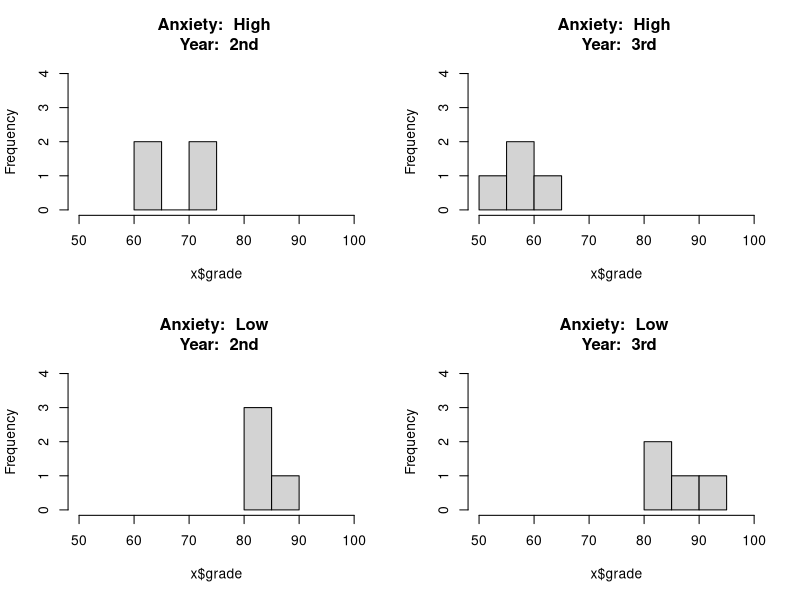

Reproduce this figure in R. (Note: this script raises an error after producing the figure.)
#...Enter the data from class
sj = seq(1,16,1)
anxiety = c(rep("High",8),rep("Low",8))
year = c(rep("2nd",4),rep("3rd",4),rep("2nd",4),rep("3rd",4))
grade = c(64,72,63,73,51,61,56,60,84,82,80,90,88,93,84,83)

# Build our Data Object
dataFile = data.frame(sj,anxiety,year,grade)

#...check to see if variables are classified properly
str(dataFile)

#convert sj to a factor
dataFile$sj = factor(dataFile$sj)


head(dataFile, n=16)


#...EXAMINE DATA

#...descriptives
library(psych)
describeBy(dataFile$grade,list(dataFile$year,dataFile$anxiety), mat=TRUE, digits=1)
describeBy(dataFile$grade,list(dataFile$year), mat=TRUE, digits=1)
describeBy(dataFile$grade,list(dataFile$anxiety), mat=TRUE, digits=1)


#...histograms
par(mfrow=c(2,2))  #levels of IV1, #levels of IV2
by(dataFile, 
   list(dataFile$year,dataFile$anxiety), #IV1, IV2
   function(x) hist(x$grade, 
                    main=paste("Anxiety: ", 
                               unique(x$anxiety),
                               "\n",
                               "Year: ", 
                               unique(x$year)),
                    ylim=c(0,4),  #We have 4 per group, so it is possible to have a frequency count greater than 4
                    xlim=c(50,100)))



#...specify orthogonal contrasts  
#...when in doubt, use the contr.poly()  funciton
contrasts(dataFile$anxiety) = c(-1,1)
contrasts(dataFile$year) = c(-1,1)

#...RUN THE MODEL
library(car)
dataModel = aov(grade~anxiety*year, data=dataFile)

#...get the type 3 sums of squares
Anova(dataModel, type="III")

#...GET PREDICTED AND RESIDUAL VALUES

dataFile$predicted = predict(dataModel)
dataFile$residuals = resid(dataModel)
dataFile$sresiduals = rstandard(dataModel)


#...TEST HOMOGENEITY OF VARIANCE


leveneTest(dataFile$residuals,
           interaction(dataFile$year,dataFile$anxiety),
           center=median) 

#...test normality
shapiro.test(dataFile$residuals)

#...check for outliers
#...No outliers
#...Are there any outliers?  Here we use 1.96 SD (p = .05)
dataFile[abs(dataFile$sresiduals)>=1.96,]  
#...based on this criterion we have 0 outliers.  




#...GRAPH THE DATA
library(ggplot2)


#...PLOT THE MAIN EFFECT OF ANXIETY
bar <- ggplot(dataFile, aes(anxiety, grade))
bar + 
  stat_summary(fun.y = mean, 
               geom = "bar", 
               fill = "White", 
               colour = "Black") + 
  stat_summary(aes(anxiety, grade),
               fun.data = mean_cl_normal, 
               geom = "pointrange") + ###NOTE THAT MINE IS DIFFERENT - I ADDED THE AES TO THIS LINE
  labs(x = "Anxiety Level", 
       y = "Final Grade (%)") +
  coord_cartesian(xlim = NULL, ylim = c(0,100), expand = TRUE)+
  theme(axis.text=element_text(size=16),
        axis.title=element_text(size=20,face="bold"))


#PLOT THE MAIN EFFECT OF YEAR
bar <- ggplot(dataFile, aes(year, grade))
bar + stat_summary(fun.y = mean, 
                   geom = "bar", 
                   fill = "White", 
                   colour = "Black") + 
  stat_summary(aes(year, grade),
               fun.data = mean_cl_normal, 
               geom = "pointrange") + ###NOTE THAT MINE IS DIFFERENT - I ADDED THE AES TO THIS LINE
  labs(x = "Year", 
       y = "Final Grade (%)") +
  coord_cartesian(xlim = NULL, ylim = c(0,100), expand = TRUE)+
  theme(axis.text=element_text(size=16),
        axis.title=element_text(size=20,face="bold"))

#PLOT THE INTERACTION OF Anxiety AND YEAR
bar <- ggplot(dataFile, aes(anxiety, grade, linetype=year))
bar + stat_summary(fun.y = mean, 
                   geom = "line", 
                   aes(group=year), 
                   colour = "Black",
                   position=position_dodge(width=.1)) + 
  stat_summary(aes(anxiety, grade),
               fun.data = mean_cl_normal, 
               geom = "errorbar",
               width =.2, 
               position=position_dodge(width=.1)) + ###NOTE THAT MINE IS DIFFERENT - I ADDED THE AES TO THIS LINE
  labs(x = "Anxeity", 
       y = "Final Grade (%)") +
  coord_cartesian(xlim = NULL, ylim = c(0,100), expand = TRUE)+
  theme(axis.text=element_text(size=16),
        axis.title=element_text(size=20,face="bold"))
